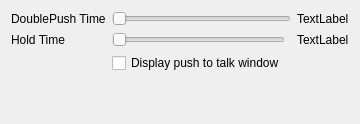
        <widget class="QWidget" name="qwPTT">
         <layout class="QGridLayout" columnstretch="0,1,0,0">
          <item row="0" column="0">
           <widget class="QLabel" name="qliDoublePush">
            <property name="text">
             <string>DoublePush Time</string>
            </property>
            <property name="buddy">
             <cstring>qsDoublePush</cstring>
            </property>
           </widget>
          </item>
          <item row="0" column="3">
           <widget class="QLabel" name="qlDoublePush">
            <property name="sizePolicy">
             <sizepolicy hsizetype="Minimum" vsizetype="Preferred">
              <horstretch>0</horstretch>
              <verstretch>0</verstretch>
             </sizepolicy>
            </property>
            <property name="text">
             <string notr="true">TextLabel</string>
            </property>
           </widget>
          </item>
          <item row="2" column="1">
           <widget class="QCheckBox" name="qcbPushWindow">
            <property name="toolTip">
             <string>Displays an always on top window with a push to talk button in it</string>
            </property>
            <property name="text">
             <string>Display push to talk window</string>
            </property>
           </widget>
          </item>
          <item row="3" column="1">
           <spacer name="verticalSpacer">
            <property name="orientation">
             <enum>Qt::Vertical</enum>
            </property>
            <property name="sizeHint" stdset="0">
             <size>
              <width>20</width>
              <height>40</height>
             </size>
            </property>
           </spacer>
          </item>
          <item row="0" column="1" colspan="2">
           <widget class="SemanticSlider" name="qsDoublePush">
            <property name="toolTip">
             <string>If you press the PTT key twice in this time it will get locked.</string>
            </property>
            <property name="whatsThis">
             <string>&lt;b&gt;DoublePush Time&lt;/b&gt;&lt;br /&gt;If you press the push-to-talk key twice during the configured interval of time it will be locked. Mumble will keep transmitting until you hit the key once more to unlock PTT again.</string>
            </property>
            <property name="accessibleName">
             <string>Push to talk lock threshold</string>
            </property>
            <property name="accessibleDescription">
             <string>Switch between push to talk and continuous mode by double tapping in this time frame</string>
            </property>
            <property name="maximum">
             <number>1000</number>
            </property>
            <property name="singleStep">
             <number>10</number>
            </property>
            <property name="pageStep">
             <number>100</number>
            </property>
            <property name="orientation">
             <enum>Qt::Horizontal</enum>
            </property>
           </widget>
          </item>
          <item row="1" column="0">
           <widget class="QLabel" name="qliPTTHold">
            <property name="text">
             <string>Hold Time</string>
            </property>
            <property name="buddy">
             <cstring>qsPTTHold</cstring>
            </property>
           </widget>
          </item>
          <item row="1" column="3">
           <widget class="QLabel" name="qlPTTHold">
            <property name="text">
             <string notr="true">TextLabel</string>
            </property>
           </widget>
          </item>
          <item row="1" column="1">
           <widget class="SemanticSlider" name="qsPTTHold">
            <property name="toolTip">
             <string>Time the microphone stays open after the PTT key is released</string>
            </property>
            <property name="whatsThis">
             <string>&lt;b&gt;Voice hold Time&lt;/b&gt;&lt;br /&gt;After you release the push-to-talk key Mumble will keep transmitting for the selected amount of time.</string>
            </property>
            <property name="accessibleName">
             <string>Push to talk hold threshold</string>
            </property>
            <property name="accessibleDescription">
             <string>Extend push to talk send time after the key is released by this amount of time</string>
            </property>
            <property name="maximum">
             <number>5000</number>
            </property>
            <property name="singleStep">
             <number>10</number>
            </property>
            <property name="orientation">
             <enum>Qt::Horizontal</enum>
            </property>
           </widget>
          </item>
         </layout>
        </widget>
